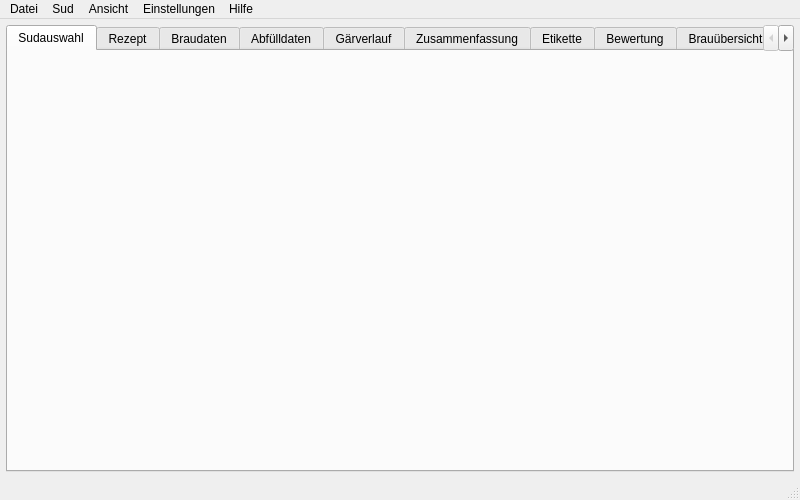
<?xml version="1.0" encoding="UTF-8"?>
<ui version="4.0">
 <class>MainWindow</class>
 <widget class="QMainWindow" name="MainWindow">
  <property name="geometry">
   <rect>
    <x>0</x>
    <y>0</y>
    <width>800</width>
    <height>500</height>
   </rect>
  </property>
  <widget class="QWidget" name="centralWidget">
   <layout class="QVBoxLayout" name="verticalLayout_2">
    <property name="spacing">
     <number>0</number>
    </property>
    <property name="leftMargin">
     <number>0</number>
    </property>
    <property name="topMargin">
     <number>0</number>
    </property>
    <property name="rightMargin">
     <number>0</number>
    </property>
    <property name="bottomMargin">
     <number>0</number>
    </property>
    <item>
     <widget class="QScrollArea" name="scrollArea">
      <property name="frameShape">
       <enum>QFrame::NoFrame</enum>
      </property>
      <property name="widgetResizable">
       <bool>true</bool>
      </property>
      <widget class="QWidget" name="scrollAreaWidgetContents">
       <property name="geometry">
        <rect>
         <x>0</x>
         <y>0</y>
         <width>800</width>
         <height>451</height>
        </rect>
       </property>
       <layout class="QVBoxLayout" name="verticalLayout">
        <property name="leftMargin">
         <number>6</number>
        </property>
        <property name="topMargin">
         <number>6</number>
        </property>
        <property name="rightMargin">
         <number>6</number>
        </property>
        <property name="bottomMargin">
         <number>6</number>
        </property>
        <item>
         <widget class="QTabWidget" name="tabMain">
          <property name="currentIndex">
           <number>0</number>
          </property>
          <widget class="TabSudAuswahl" name="tabSudAuswahl">
           <attribute name="title">
            <string>Sudauswahl</string>
           </attribute>
          </widget>
          <widget class="TabRezept" name="tabRezept">
           <attribute name="title">
            <string>Rezept</string>
           </attribute>
          </widget>
          <widget class="TabBraudaten" name="tabBraudaten">
           <attribute name="title">
            <string>Braudaten</string>
           </attribute>
          </widget>
          <widget class="TabAbfuellen" name="tabAbfuelldaten">
           <attribute name="title">
            <string>Abfülldaten</string>
           </attribute>
          </widget>
          <widget class="TabGaerverlauf" name="tabGaerverlauf">
           <attribute name="title">
            <string>Gärverlauf</string>
           </attribute>
          </widget>
          <widget class="TabZusammenfassung" name="tabZusammenfassung">
           <attribute name="title">
            <string>Zusammenfassung</string>
           </attribute>
          </widget>
          <widget class="TabEtikette" name="tabEtikette">
           <attribute name="title">
            <string>Etikette</string>
           </attribute>
          </widget>
          <widget class="TabBewertung" name="tabBewertung">
           <attribute name="title">
            <string>Bewertung</string>
           </attribute>
          </widget>
          <widget class="TabBrauUebersicht" name="tabBrauuebersicht">
           <attribute name="title">
            <string>Brauübersicht</string>
           </attribute>
          </widget>
          <widget class="TabAusruestung" name="tabAusruestung">
           <attribute name="title">
            <string>Ausrüstung</string>
           </attribute>
          </widget>
          <widget class="TabRohstoffe" name="tabRohstoffe">
           <attribute name="title">
            <string>Rohstoffe</string>
           </attribute>
          </widget>
          <widget class="TabDatenbank" name="tabDatenbank">
           <property name="toolTip">
            <string>&lt;html&gt;&lt;head/&gt;&lt;body&gt;&lt;p&gt;Im Tab &lt;span style=&quot; font-weight:600;&quot;&gt;Datenbank &lt;/span&gt;können die Werte direkt in der Datenbank bearbeitet werden. Die direkte Bearbeitung der Datenbank wird nur erfahrenen Anwendern empfohlen.&lt;/p&gt;&lt;/body&gt;&lt;/html&gt;</string>
           </property>
           <attribute name="title">
            <string>Datenbank</string>
           </attribute>
          </widget>
         </widget>
        </item>
       </layout>
      </widget>
     </widget>
    </item>
   </layout>
  </widget>
  <widget class="QMenuBar" name="menuBar">
   <property name="geometry">
    <rect>
     <x>0</x>
     <y>0</y>
     <width>800</width>
     <height>22</height>
    </rect>
   </property>
   <widget class="QMenu" name="menuFile">
    <property name="title">
     <string>Datei</string>
    </property>
    <addaction name="actionNeuen_Sud_anlegen"/>
    <addaction name="actionSud_kopieren"/>
    <addaction name="actionSud_teilen"/>
    <addaction name="actionSud_l_schen"/>
    <addaction name="separator"/>
    <addaction name="actionRezept_importieren"/>
    <addaction name="actionRezept_exportieren"/>
    <addaction name="separator"/>
    <addaction name="actionSpeichern"/>
    <addaction name="actionVerwerfen"/>
    <addaction name="separator"/>
    <addaction name="actionDruckvorschau"/>
    <addaction name="actionDrucken"/>
    <addaction name="separator"/>
    <addaction name="actionBereinigen"/>
    <addaction name="separator"/>
    <addaction name="actionBeenden"/>
   </widget>
   <widget class="QMenu" name="menuAnsicht">
    <property name="title">
     <string>Ansicht</string>
    </property>
    <widget class="QMenu" name="menuFarbschema">
     <property name="title">
      <string>Farbschema</string>
     </property>
     <addaction name="actionThemeSystem"/>
     <addaction name="actionThemeHell"/>
     <addaction name="actionThemeDunkel"/>
    </widget>
    <widget class="QMenu" name="menuStil">
     <property name="title">
      <string>Stil</string>
     </property>
    </widget>
    <widget class="QMenu" name="menuReiter">
     <property name="title">
      <string>Reiter</string>
     </property>
     <addaction name="actionReiterZusammenfassung"/>
     <addaction name="actionReiterEtikette"/>
     <addaction name="actionReiterBewertung"/>
     <addaction name="actionReiterBrauuebersicht"/>
     <addaction name="separator"/>
     <addaction name="actionReiterDatenbank"/>
    </widget>
    <addaction name="actionWiederherstellen"/>
    <addaction name="separator"/>
    <addaction name="menuFarbschema"/>
    <addaction name="menuStil"/>
    <addaction name="actionSchriftart"/>
    <addaction name="separator"/>
    <addaction name="menuReiter"/>
   </widget>
   <widget class="QMenu" name="menuHilfe">
    <property name="title">
     <string>Hilfe</string>
    </property>
    <addaction name="actionSpende"/>
    <addaction name="actionUeber"/>
   </widget>
   <widget class="QMenu" name="menuSud">
    <property name="title">
     <string>Sud</string>
    </property>
    <addaction name="actionSudGebraut"/>
    <addaction name="actionSudAbgefuellt"/>
    <addaction name="actionSudVerbraucht"/>
    <addaction name="separator"/>
    <addaction name="actionHefeZugabeZuruecksetzen"/>
    <addaction name="actionWeitereZutaten"/>
    <addaction name="separator"/>
    <addaction name="actionEingabefelderEntsperren"/>
   </widget>
   <widget class="QMenu" name="menuEinstellungen">
    <property name="title">
     <string>Einstellungen</string>
    </property>
    <addaction name="actionOeffnen"/>
    <addaction name="separator"/>
    <addaction name="actionBestaetigungBeenden"/>
    <addaction name="actionCheckUpdate"/>
    <addaction name="actionTooltips"/>
   </widget>
   <addaction name="menuFile"/>
   <addaction name="menuSud"/>
   <addaction name="menuAnsicht"/>
   <addaction name="menuEinstellungen"/>
   <addaction name="menuHilfe"/>
  </widget>
  <widget class="QStatusBar" name="statusBar"/>
  <action name="actionSpeichern">
   <property name="text">
    <string>Speichern</string>
   </property>
   <property name="shortcut">
    <string>Ctrl+S</string>
   </property>
  </action>
  <action name="actionVerwerfen">
   <property name="text">
    <string>Änderungen verwerfen</string>
   </property>
   <property name="shortcut">
    <string>Ctrl+Z</string>
   </property>
  </action>
  <action name="actionWiederherstellen">
   <property name="text">
    <string>Zurücksetzen</string>
   </property>
  </action>
  <action name="actionReiterDatenbank">
   <property name="checkable">
    <bool>true</bool>
   </property>
   <property name="text">
    <string>Datenbank</string>
   </property>
  </action>
  <action name="actionUeber">
   <property name="text">
    <string>Über</string>
   </property>
   <property name="menuRole">
    <enum>QAction::AboutRole</enum>
   </property>
  </action>
  <action name="actionSpende">
   <property name="text">
    <string>Spenden</string>
   </property>
  </action>
  <action name="actionSudGebraut">
   <property name="text">
    <string>&quot;Sud gebraut&quot; zurücksetzen</string>
   </property>
  </action>
  <action name="actionSudAbgefuellt">
   <property name="text">
    <string>&quot;Sud abgefüllt&quot; zurücksetzen</string>
   </property>
  </action>
  <action name="actionSudVerbraucht">
   <property name="text">
    <string>&quot;Sud verbraucht&quot; zurücksetzen</string>
   </property>
  </action>
  <action name="actionWeitereZutaten">
   <property name="text">
    <string>&quot;Weitere Zutaten Zugabe&quot; zurücksetzen</string>
   </property>
  </action>
  <action name="actionBeenden">
   <property name="text">
    <string>Beenden</string>
   </property>
   <property name="shortcut">
    <string>Ctrl+Q</string>
   </property>
   <property name="menuRole">
    <enum>QAction::QuitRole</enum>
   </property>
  </action>
  <action name="actionOeffnen">
   <property name="text">
    <string>Datenbank auswählen</string>
   </property>
   <property name="shortcut">
    <string>Ctrl+O</string>
   </property>
   <property name="menuRole">
    <enum>QAction::PreferencesRole</enum>
   </property>
  </action>
  <action name="actionThemeSystem">
   <property name="text">
    <string>System</string>
   </property>
  </action>
  <action name="actionThemeHell">
   <property name="text">
    <string>Hell</string>
   </property>
  </action>
  <action name="actionThemeDunkel">
   <property name="text">
    <string>Dunkel</string>
   </property>
  </action>
  <action name="actionBestaetigungBeenden">
   <property name="checkable">
    <bool>true</bool>
   </property>
   <property name="checked">
    <bool>true</bool>
   </property>
   <property name="text">
    <string>Bestätigung beim Beenden</string>
   </property>
  </action>
  <action name="actionSchriftart">
   <property name="checkable">
    <bool>true</bool>
   </property>
   <property name="text">
    <string>Systemschriftart</string>
   </property>
  </action>
  <action name="actionCheckUpdate">
   <property name="checkable">
    <bool>true</bool>
   </property>
   <property name="checked">
    <bool>true</bool>
   </property>
   <property name="text">
    <string>Auf Updates prüfen</string>
   </property>
  </action>
  <action name="actionHefeZugabeZuruecksetzen">
   <property name="text">
    <string>&quot;Hefe Zugabe&quot; zurücksetzen</string>
   </property>
  </action>
  <action name="actionBereinigen">
   <property name="text">
    <string>Bereinigen</string>
   </property>
  </action>
  <action name="actionEingabefelderEntsperren">
   <property name="checkable">
    <bool>true</bool>
   </property>
   <property name="text">
    <string>Eingabefelder entsperren</string>
   </property>
  </action>
  <action name="actionTooltips">
   <property name="checkable">
    <bool>true</bool>
   </property>
   <property name="checked">
    <bool>true</bool>
   </property>
   <property name="text">
    <string>Tooltips</string>
   </property>
  </action>
  <action name="actionNeuen_Sud_anlegen">
   <property name="text">
    <string>Neuen Sud anlegen</string>
   </property>
   <property name="shortcut">
    <string>Ctrl+N</string>
   </property>
  </action>
  <action name="actionRezept_importieren">
   <property name="text">
    <string>Rezept importieren</string>
   </property>
  </action>
  <action name="actionRezept_exportieren">
   <property name="text">
    <string>Rezept exportieren</string>
   </property>
  </action>
  <action name="actionSud_kopieren">
   <property name="text">
    <string>Sud kopieren</string>
   </property>
  </action>
  <action name="actionSud_l_schen">
   <property name="text">
    <string>Sud löschen</string>
   </property>
  </action>
  <action name="actionSud_teilen">
   <property name="text">
    <string>Sud teilen</string>
   </property>
  </action>
  <action name="actionDruckvorschau">
   <property name="text">
    <string>Druckvorschau</string>
   </property>
   <property name="shortcut">
    <string>Ctrl+Shift+P</string>
   </property>
  </action>
  <action name="actionDrucken">
   <property name="text">
    <string>Drucken (PDF)</string>
   </property>
   <property name="shortcut">
    <string>Ctrl+P</string>
   </property>
  </action>
  <action name="actionReiterEtikette">
   <property name="checkable">
    <bool>true</bool>
   </property>
   <property name="text">
    <string>Etikette</string>
   </property>
  </action>
  <action name="actionReiterBewertung">
   <property name="checkable">
    <bool>true</bool>
   </property>
   <property name="text">
    <string>Bewertung</string>
   </property>
  </action>
  <action name="actionReiterZusammenfassung">
   <property name="checkable">
    <bool>true</bool>
   </property>
   <property name="text">
    <string>Spickzettel/Zusammenfassung</string>
   </property>
  </action>
  <action name="actionReiterBrauuebersicht">
   <property name="checkable">
    <bool>true</bool>
   </property>
   <property name="text">
    <string>Brauübersicht</string>
   </property>
  </action>
 </widget>
 <layoutdefault spacing="6" margin="11"/>
 <customwidgets>
  <customwidget>
   <class>TabRohstoffe</class>
   <extends>QWidget</extends>
   <header>tabrohstoffe.h</header>
   <container>1</container>
  </customwidget>
  <customwidget>
   <class>TabSudAuswahl</class>
   <extends>QWidget</extends>
   <header>tabsudauswahl.h</header>
   <container>1</container>
  </customwidget>
  <customwidget>
   <class>TabAusruestung</class>
   <extends>QWidget</extends>
   <header>tabausruestung.h</header>
   <container>1</container>
  </customwidget>
  <customwidget>
   <class>TabRezept</class>
   <extends>QWidget</extends>
   <header>tabrezept.h</header>
   <container>1</container>
  </customwidget>
  <customwidget>
   <class>TabBrauUebersicht</class>
   <extends>QWidget</extends>
   <header>tabbrauuebersicht.h</header>
   <container>1</container>
  </customwidget>
  <customwidget>
   <class>TabBraudaten</class>
   <extends>QWidget</extends>
   <header>tabbraudaten.h</header>
   <container>1</container>
  </customwidget>
  <customwidget>
   <class>TabGaerverlauf</class>
   <extends>QWidget</extends>
   <header>tabgaerverlauf.h</header>
   <container>1</container>
  </customwidget>
  <customwidget>
   <class>TabZusammenfassung</class>
   <extends>QWidget</extends>
   <header>tabzusammenfassung.h</header>
   <container>1</container>
  </customwidget>
  <customwidget>
   <class>TabEtikette</class>
   <extends>QWidget</extends>
   <header>tabetikette.h</header>
   <container>1</container>
  </customwidget>
  <customwidget>
   <class>TabBewertung</class>
   <extends>QWidget</extends>
   <header>tabbewertung.h</header>
   <container>1</container>
  </customwidget>
  <customwidget>
   <class>TabDatenbank</class>
   <extends>QWidget</extends>
   <header>tabdatenbank.h</header>
   <container>1</container>
  </customwidget>
  <customwidget>
   <class>TabAbfuellen</class>
   <extends>QWidget</extends>
   <header>tababfuellen.h</header>
   <container>1</container>
  </customwidget>
 </customwidgets>
 <resources/>
 <connections/>
</ui>
